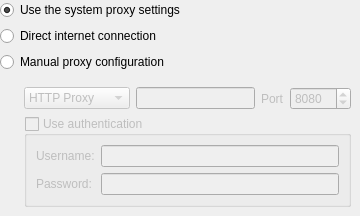
<?xml version="1.0" encoding="UTF-8"?>
<ui version="4.0">
 <class>ProxySettings</class>
 <widget class="QWidget" name="ProxySettings">
  <property name="geometry">
   <rect>
    <x>0</x>
    <y>0</y>
    <width>360</width>
    <height>204</height>
   </rect>
  </property>
  <property name="windowTitle">
   <string>Form</string>
  </property>
  <layout class="QVBoxLayout" name="verticalLayout">
   <property name="margin">
    <number>0</number>
   </property>
   <item>
    <widget class="QRadioButton" name="proxySystem">
     <property name="text">
      <string>Use the system proxy settings</string>
     </property>
     <property name="checked">
      <bool>true</bool>
     </property>
    </widget>
   </item>
   <item>
    <widget class="QRadioButton" name="proxyDirect">
     <property name="text">
      <string>Direct internet connection</string>
     </property>
    </widget>
   </item>
   <item>
    <widget class="QRadioButton" name="proxyManual">
     <property name="text">
      <string>Manual proxy configuration</string>
     </property>
    </widget>
   </item>
   <item>
    <widget class="QWidget" name="proxy_manual_container" native="true">
     <property name="enabled">
      <bool>false</bool>
     </property>
     <layout class="QVBoxLayout" name="verticalLayout_5">
      <property name="leftMargin">
       <number>24</number>
      </property>
      <item>
       <layout class="QHBoxLayout" name="horizontalLayout_5">
        <item>
         <widget class="QComboBox" name="proxyType">
          <item>
           <property name="text">
            <string>HTTP Proxy</string>
           </property>
          </item>
          <item>
           <property name="text">
            <string>SOCKS Proxy</string>
           </property>
          </item>
         </widget>
        </item>
        <item>
         <widget class="LineEdit" name="proxyHost"/>
        </item>
        <item>
         <widget class="QLabel" name="label_15">
          <property name="text">
           <string>Port</string>
          </property>
         </widget>
        </item>
        <item>
         <widget class="SpinBox" name="proxyPort">
          <property name="maximum">
           <number>65535</number>
          </property>
          <property name="value">
           <number>8080</number>
          </property>
         </widget>
        </item>
       </layout>
      </item>
      <item>
       <widget class="QGroupBox" name="proxyAuth">
        <property name="enabled">
         <bool>false</bool>
        </property>
        <property name="title">
         <string>Use authentication</string>
        </property>
        <property name="checkable">
         <bool>true</bool>
        </property>
        <property name="checked">
         <bool>false</bool>
        </property>
        <layout class="QFormLayout" name="formLayout">
         <item row="0" column="0">
          <widget class="BuddyLabel" name="label_16">
           <property name="enabled">
            <bool>false</bool>
           </property>
           <property name="text">
            <string>Username:</string>
           </property>
           <property name="buddy">
            <cstring>proxyUsername</cstring>
           </property>
          </widget>
         </item>
         <item row="0" column="1">
          <widget class="LineEdit" name="proxyUsername">
           <property name="enabled">
            <bool>false</bool>
           </property>
          </widget>
         </item>
         <item row="1" column="0">
          <widget class="BuddyLabel" name="label_17">
           <property name="enabled">
            <bool>false</bool>
           </property>
           <property name="text">
            <string>Password:</string>
           </property>
           <property name="buddy">
            <cstring>proxyPassword</cstring>
           </property>
          </widget>
         </item>
         <item row="1" column="1">
          <widget class="LineEdit" name="proxyPassword">
           <property name="enabled">
            <bool>false</bool>
           </property>
           <property name="echoMode">
            <enum>QLineEdit::Password</enum>
           </property>
          </widget>
         </item>
        </layout>
       </widget>
      </item>
     </layout>
    </widget>
   </item>
   <item>
    <spacer name="verticalSpacer">
     <property name="orientation">
      <enum>Qt::Vertical</enum>
     </property>
     <property name="sizeHint" stdset="0">
      <size>
       <width>20</width>
       <height>2</height>
      </size>
     </property>
    </spacer>
   </item>
  </layout>
 </widget>
 <customwidgets>
  <customwidget>
   <class>LineEdit</class>
   <extends>QLineEdit</extends>
   <header>lineedit.h</header>
  </customwidget>
  <customwidget>
   <class>SpinBox</class>
   <extends>QSpinBox</extends>
   <header>spinbox.h</header>
  </customwidget>
  <customwidget>
   <class>BuddyLabel</class>
   <extends>QLabel</extends>
   <header>buddylabel.h</header>
  </customwidget>
 </customwidgets>
 <resources/>
 <connections>
  <connection>
   <sender>proxyManual</sender>
   <signal>toggled(bool)</signal>
   <receiver>proxy_manual_container</receiver>
   <slot>setEnabled(bool)</slot>
   <hints>
    <hint type="sourcelabel">
     <x>35</x>
     <y>61</y>
    </hint>
    <hint type="destinationlabel">
     <x>10</x>
     <y>91</y>
    </hint>
   </hints>
  </connection>
  <connection>
   <sender>proxyAuth</sender>
   <signal>toggled(bool)</signal>
   <receiver>proxyUsername</receiver>
   <slot>setEnabled(bool)</slot>
   <hints>
    <hint type="sourcelabel">
     <x>129</x>
     <y>120</y>
    </hint>
    <hint type="destinationlabel">
     <x>125</x>
     <y>148</y>
    </hint>
   </hints>
  </connection>
  <connection>
   <sender>proxyAuth</sender>
   <signal>toggled(bool)</signal>
   <receiver>proxyPassword</receiver>
   <slot>setEnabled(bool)</slot>
   <hints>
    <hint type="sourcelabel">
     <x>142</x>
     <y>125</y>
    </hint>
    <hint type="destinationlabel">
     <x>176</x>
     <y>179</y>
    </hint>
   </hints>
  </connection>
  <connection>
   <sender>proxyAuth</sender>
   <signal>toggled(bool)</signal>
   <receiver>label_16</receiver>
   <slot>setEnabled(bool)</slot>
   <hints>
    <hint type="sourcelabel">
     <x>204</x>
     <y>123</y>
    </hint>
    <hint type="destinationlabel">
     <x>63</x>
     <y>144</y>
    </hint>
   </hints>
  </connection>
  <connection>
   <sender>proxyAuth</sender>
   <signal>toggled(bool)</signal>
   <receiver>label_17</receiver>
   <slot>setEnabled(bool)</slot>
   <hints>
    <hint type="sourcelabel">
     <x>230</x>
     <y>123</y>
    </hint>
    <hint type="destinationlabel">
     <x>83</x>
     <y>181</y>
    </hint>
   </hints>
  </connection>
  <connection>
   <sender>proxyManual</sender>
   <signal>toggled(bool)</signal>
   <receiver>proxyAuth</receiver>
   <slot>setEnabled(bool)</slot>
   <hints>
    <hint type="sourcelabel">
     <x>50</x>
     <y>60</y>
    </hint>
    <hint type="destinationlabel">
     <x>102</x>
     <y>118</y>
    </hint>
   </hints>
  </connection>
 </connections>
</ui>
